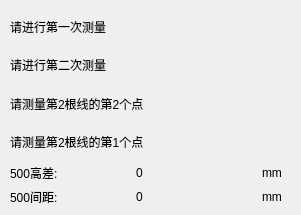
            <widget class="QWidget" name="pg4Point">
             <widget class="QWidget" name="widget_14" native="true">
              <property name="geometry">
               <rect>
                <x>10</x>
                <y>10</y>
                <width>282</width>
                <height>196</height>
               </rect>
              </property>
              <layout class="QGridLayout" name="gridLayout_4">
               <item row="0" column="0">
                <widget class="QLabel" name="widget_500_1">
                 <property name="text">
                  <string>请进行第一次测量</string>
                 </property>
                </widget>
               </item>
               <item row="1" column="0">
                <widget class="QLabel" name="widget_500_2">
                 <property name="text">
                  <string>请进行第二次测量</string>
                 </property>
                </widget>
               </item>
               <item row="2" column="0">
                <widget class="QLabel" name="widget_500_5">
                 <property name="text">
                  <string>请测量第2根线的第2个点</string>
                 </property>
                </widget>
               </item>
               <item row="3" column="0">
                <widget class="QLabel" name="widget_500_4">
                 <property name="text">
                  <string>请测量第2根线的第1个点</string>
                 </property>
                </widget>
               </item>
               <item row="4" column="0">
                <widget class="QWidget" name="widget_500_3" native="true">
                 <layout class="QVBoxLayout" name="verticalLayout_14">
                  <property name="leftMargin">
                   <number>0</number>
                  </property>
                  <property name="topMargin">
                   <number>0</number>
                  </property>
                  <property name="rightMargin">
                   <number>0</number>
                  </property>
                  <property name="bottomMargin">
                   <number>0</number>
                  </property>
                  <item>
                   <layout class="QHBoxLayout" name="horizontalLayout_27">
                    <item>
                     <widget class="QLabel" name="label_59">
                      <property name="minimumSize">
                       <size>
                        <width>120</width>
                        <height>0</height>
                       </size>
                      </property>
                      <property name="maximumSize">
                       <size>
                        <width>80</width>
                        <height>16777215</height>
                       </size>
                      </property>
                      <property name="text">
                       <string>500高差:</string>
                      </property>
                     </widget>
                    </item>
                    <item>
                     <widget class="QLabel" name="lbl_500_GC">
                      <property name="text">
                       <string>0</string>
                      </property>
                     </widget>
                    </item>
                    <item>
                     <widget class="QLabel" name="label_60">
                      <property name="minimumSize">
                       <size>
                        <width>30</width>
                        <height>0</height>
                       </size>
                      </property>
                      <property name="maximumSize">
                       <size>
                        <width>20</width>
                        <height>16777215</height>
                       </size>
                      </property>
                      <property name="text">
                       <string>mm</string>
                      </property>
                     </widget>
                    </item>
                   </layout>
                  </item>
                  <item>
                   <layout class="QHBoxLayout" name="horizontalLayout_28">
                    <item>
                     <widget class="QLabel" name="label_61">
                      <property name="minimumSize">
                       <size>
                        <width>120</width>
                        <height>0</height>
                       </size>
                      </property>
                      <property name="maximumSize">
                       <size>
                        <width>80</width>
                        <height>16777215</height>
                       </size>
                      </property>
                      <property name="text">
                       <string>500间距:</string>
                      </property>
                     </widget>
                    </item>
                    <item>
                     <widget class="QLabel" name="lbl_500_JJ">
                      <property name="text">
                       <string>0</string>
                      </property>
                     </widget>
                    </item>
                    <item>
                     <widget class="QLabel" name="label_62">
                      <property name="minimumSize">
                       <size>
                        <width>30</width>
                        <height>0</height>
                       </size>
                      </property>
                      <property name="maximumSize">
                       <size>
                        <width>20</width>
                        <height>16777215</height>
                       </size>
                      </property>
                      <property name="text">
                       <string>mm</string>
                      </property>
                     </widget>
                    </item>
                   </layout>
                  </item>
                 </layout>
                </widget>
               </item>
              </layout>
             </widget>
            </widget>
